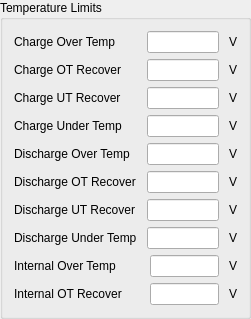
    <widget class="QGroupBox" name="groupBox_6">
     <property name="geometry">
      <rect>
       <x>500</x>
       <y>300</y>
       <width>251</width>
       <height>311</height>
      </rect>
     </property>
     <property name="title">
      <string>Temperature Limits</string>
     </property>
     <layout class="QGridLayout" name="gridLayout_10">
      <item row="0" column="1">
       <layout class="QGridLayout" name="gridLayout_11">
        <property name="horizontalSpacing">
         <number>10</number>
        </property>
        <item row="3" column="0">
         <widget class="QLabel" name="label_75">
          <property name="text">
           <string>Charge Under Temp</string>
          </property>
         </widget>
        </item>
        <item row="6" column="1">
         <widget class="QLineEdit" name="TLDischUTRecoverLineEdit"/>
        </item>
        <item row="2" column="0">
         <widget class="QLabel" name="label_76">
          <property name="text">
           <string>Charge UT Recover</string>
          </property>
         </widget>
        </item>
        <item row="3" column="1">
         <widget class="QLineEdit" name="TLChargeUnderTempLineEdit"/>
        </item>
        <item row="1" column="2">
         <widget class="QLabel" name="label_84">
          <property name="text">
           <string>V</string>
          </property>
         </widget>
        </item>
        <item row="7" column="0">
         <widget class="QLabel" name="label_67">
          <property name="text">
           <string>Discharge Under Temp</string>
          </property>
         </widget>
        </item>
        <item row="4" column="0">
         <widget class="QLabel" name="label_78">
          <property name="text">
           <string>Discharge Over Temp</string>
          </property>
         </widget>
        </item>
        <item row="2" column="1">
         <widget class="QLineEdit" name="TLChargeUTRecoverLineEdit"/>
        </item>
        <item row="5" column="1">
         <widget class="QLineEdit" name="TLDischOTRecoverLineEdit"/>
        </item>
        <item row="0" column="0">
         <widget class="QLabel" name="label_74">
          <property name="text">
           <string>Charge Over Temp</string>
          </property>
         </widget>
        </item>
        <item row="6" column="0">
         <widget class="QLabel" name="label_68">
          <property name="text">
           <string>Discharge UT Recover</string>
          </property>
         </widget>
        </item>
        <item row="7" column="1">
         <widget class="QLineEdit" name="TLDischUnderTempLineEdit"/>
        </item>
        <item row="0" column="2">
         <widget class="QLabel" name="label_89">
          <property name="text">
           <string>V</string>
          </property>
         </widget>
        </item>
        <item row="4" column="2">
         <widget class="QLabel" name="label_90">
          <property name="text">
           <string>V</string>
          </property>
         </widget>
        </item>
        <item row="3" column="2">
         <widget class="QLabel" name="label_85">
          <property name="text">
           <string>V</string>
          </property>
         </widget>
        </item>
        <item row="2" column="2">
         <widget class="QLabel" name="label_73">
          <property name="text">
           <string>V</string>
          </property>
         </widget>
        </item>
        <item row="5" column="2">
         <widget class="QLabel" name="label_80">
          <property name="text">
           <string>V</string>
          </property>
         </widget>
        </item>
        <item row="1" column="0">
         <widget class="QLabel" name="label_88">
          <property name="text">
           <string>Charge OT Recover</string>
          </property>
         </widget>
        </item>
        <item row="5" column="0">
         <widget class="QLabel" name="label_83">
          <property name="text">
           <string>Discharge OT Recover</string>
          </property>
         </widget>
        </item>
        <item row="0" column="1">
         <widget class="QLineEdit" name="TLChargeOverTempLineEdit"/>
        </item>
        <item row="6" column="2">
         <widget class="QLabel" name="label_86">
          <property name="text">
           <string>V</string>
          </property>
         </widget>
        </item>
        <item row="4" column="1">
         <widget class="QLineEdit" name="TLDiscOverTempLineEdit"/>
        </item>
        <item row="7" column="2">
         <widget class="QLabel" name="label_87">
          <property name="text">
           <string>V</string>
          </property>
         </widget>
        </item>
        <item row="1" column="1">
         <widget class="QLineEdit" name="TLChargeOTRecoverLineEdit"/>
        </item>
       </layout>
      </item>
      <item row="1" column="1">
       <layout class="QGridLayout" name="gridLayout_18">
        <property name="horizontalSpacing">
         <number>10</number>
        </property>
        <item row="1" column="2">
         <widget class="QLabel" name="label_123">
          <property name="text">
           <string>V</string>
          </property>
         </widget>
        </item>
        <item row="0" column="0">
         <widget class="QLabel" name="label_111">
          <property name="text">
           <string>Internal Over Temp       </string>
          </property>
         </widget>
        </item>
        <item row="0" column="1">
         <widget class="QLineEdit" name="TLInternalOverTempLineEdit"/>
        </item>
        <item row="0" column="2">
         <widget class="QLabel" name="label_122">
          <property name="text">
           <string>V</string>
          </property>
         </widget>
        </item>
        <item row="1" column="0">
         <widget class="QLabel" name="label_121">
          <property name="text">
           <string>Internal OT Recover</string>
          </property>
         </widget>
        </item>
        <item row="1" column="1">
         <widget class="QLineEdit" name="TLInternalOTRecoverLineEdit"/>
        </item>
       </layout>
      </item>
     </layout>
    </widget>
